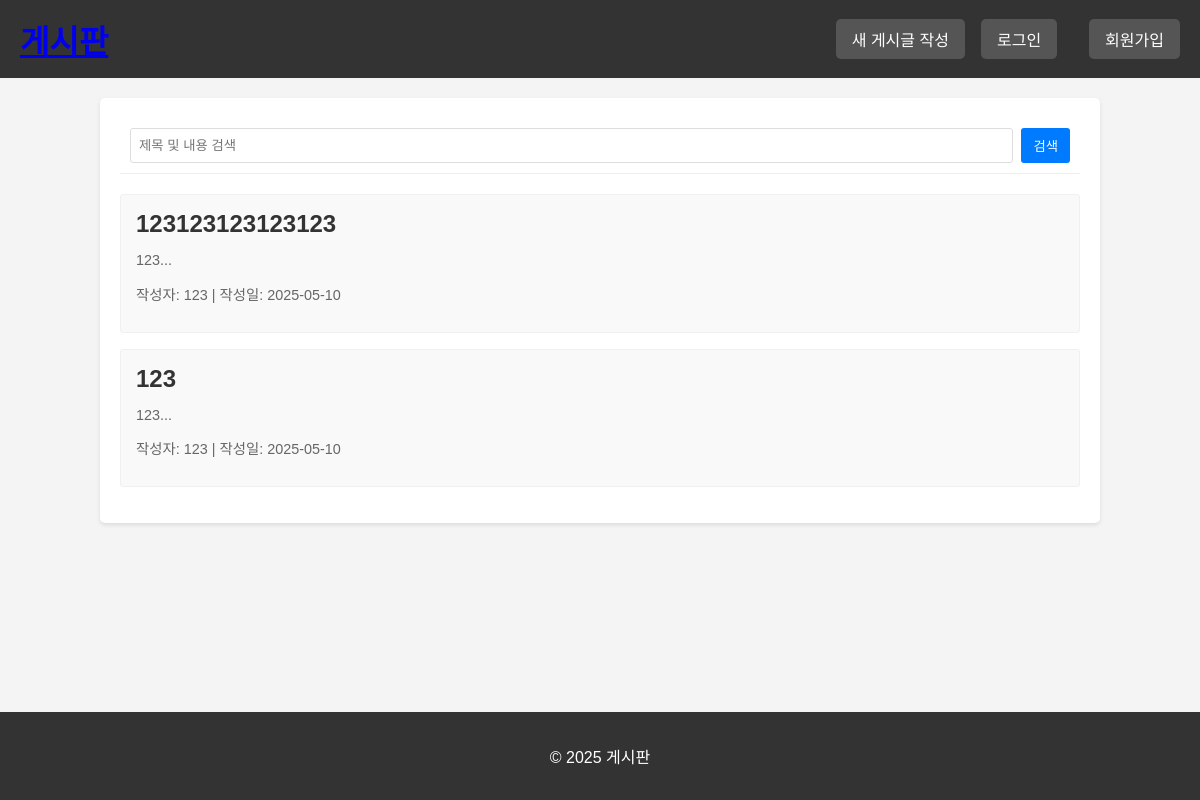
Before: / with the older database file.
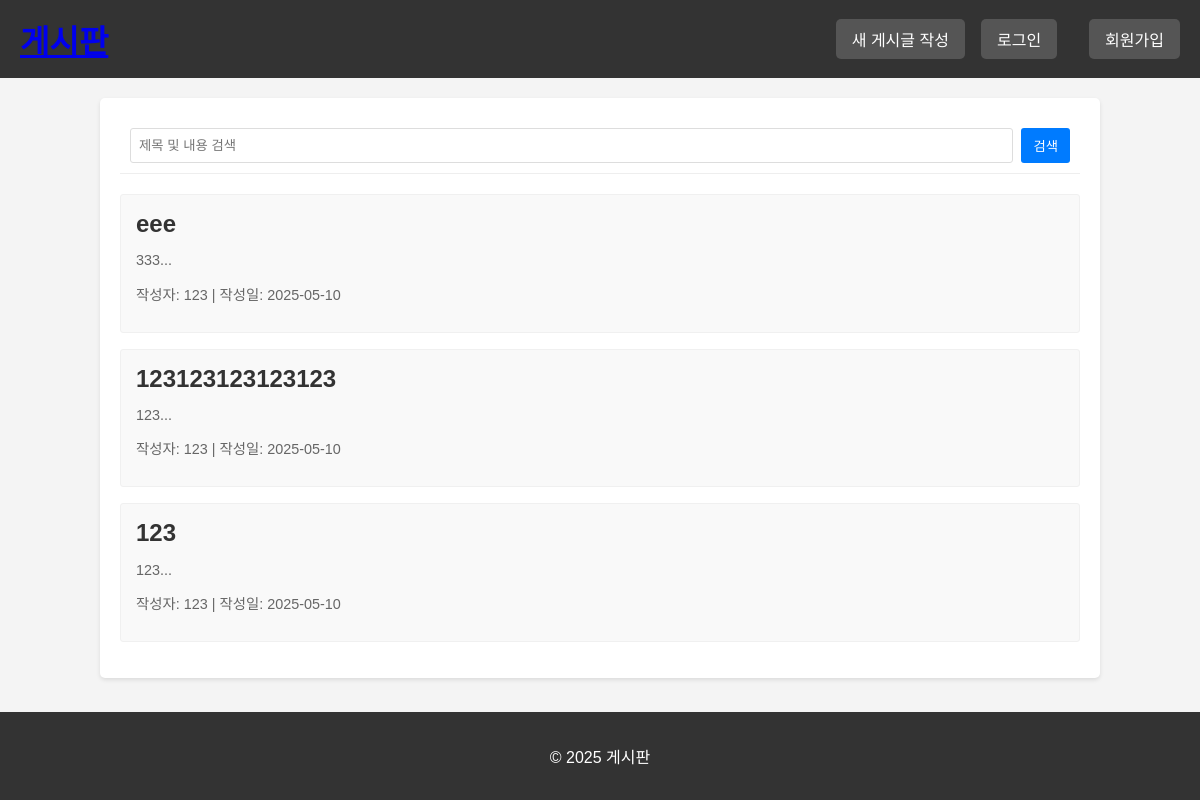
After: the same page with the newer database file.
### tables this page shows
CREATE TABLE bulletin_board (
    id INTEGER PRIMARY KEY AUTOINCREMENT,
    title TEXT NOT NULL,
    content TEXT NOT NULL,
    author TEXT NOT NULL,
    date_created DATETIME DEFAULT CURRENT_TIMESTAMP,
    file_path TEXT
);

### app.py (the view)
@app.route("/")
def index():
    query = request.args.get('query')
    if query:
        posts = query_db("SELECT id, title, content, author, date_created FROM bulletin_board WHERE title LIKE ? OR content LIKE ? ORDER BY date_created DESC",
                         ('%' + query + '%', '%' + query + '%'))
        search_query = query
    else:
        posts = query_db("SELECT id, title, content, author, date_created FROM bulletin_board ORDER BY date_created DESC")
        search_query = None
    user = get_user()
    new_posts = []
    for post in posts:
        post_dict = dict(post)
        post_dict['date_created'] = datetime.strptime(post_dict['date_created'], '%Y-%m-%d %H:%M:%S') if post_dict['date_created'] else None
        new_posts.append(post_dict)
    return render_template("index.html", posts=new_posts, user=user, search_query=search_query)

### app.py (called while the page is built)
def get_db():
    db = getattr(g, '_database', None)
    if db is None:
        db = g._database = sqlite3.connect(DATABASE)
        db.row_factory = sqlite3.Row
    return db

@app.teardown_appcontext
def close_connection(exception):
    db = getattr(g, '_database', None)
    if db is not None:
        db.close()

def query_db(query, args=(), one=False):
    with app.app_context():
        cur = get_db().execute(query, args)
        rv = cur.fetchall()
        cur.close()
        return (rv[0] if rv else None) if one else rv

### auth.py (called while the page is built)
def get_user():
    if 'user_id' in session:
        return query_db("SELECT id, username, nickname FROM user WHERE username = ?", (session['user_id'],), one=True)
    return None

### templates/index.html (shortened to what this page needs)
    <!DOCTYPE html>
    <html lang="ko">
    <head>
        <link rel="stylesheet" href="{{ url_for('static', filename='styles.css') }}">
    </head>
    <body>
        <header>
            <h1 style="color: blue;"><a href="{{ url_for('index') }}">게시판</a></h1>
            <nav>
                <a href="{{ url_for('create') }}">새 게시글 작성</a>
                {% if session['user_id'] %}
                    <span>{{ session['user_id'] | safe }}님</span> <a href="{{ url_for('auth.logout') }}">로그아웃</a>
                {% else %}
                    <a href="{{ url_for('auth.login') }}">로그인</a>
                    <a href="{{ url_for('auth.signup') }}">회원가입</a>
                {% endif %}
            </nav>
        </header>
        <main>
            <section class="search">
                <form action="/search" method="GET">
                    <input type="text" name="query" placeholder="제목 및 내용 검색">
                    <button type="submit">검색</button>
                </form>
            </section>
            <section class="posts">
                {% for post in posts %}
                <article class="post">
                    <h2><a href="{{ url_for('view_post', post_id=post.id) }}">{{ post.title | safe }}</a></h2>
                    <p>{{ post.content[:100] | safe }}...</p>
                    <p>작성자: {{ post['author'] if post['author'] else '알 수 없음' | safe }} | 작성일: {{ post['date_created'].strftime('%Y-%m-%d') | safe }}</p>
                </article>
                {% endfor %}
            </section>
        </main>
        <footer>
            <p>&copy; 2025 게시판</p>
        </footer>
    </body>
    </html>

Changed rows visible on the page:
added bulletin_board: title "eee", content "333", author "123", date_created "2025-05-10"
